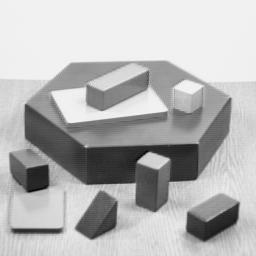
#> input picture NguyenDinhDuong_18020390_buoi4/images/blox.jpg, 256 x 256 px
$ python 1_inverse_image.py
#> lines starting #> are read from the running program, lines starting #| are printed output that depends on the picture
import cv2
import numpy as np
from matplotlib import pyplot as plt

# # the function of inverse image
def inverseImage(gray):
    ## Convert the gray image to invert image gray
    # the input : gray scale image
    h, w = gray.shape
    mask = 255 * np.ones([h,w], dtype=np.uint8)
    inv_img = mask - gray

    return inv_img


if __name__ == "__main__":
    # Read the image
    img = cv2.imread("images/blox.jpg")
#> img is the input picture: shape (256, 256, 3); min 0, max 252, mean 182.8

    #convert image to grayscale
    gray = cv2.cvtColor(img, cv2.COLOR_BGR2GRAY)

    # inverse the image
    inv_img = inverseImage(gray)
#> in inverseImage, `inv_img = mask - gray`:
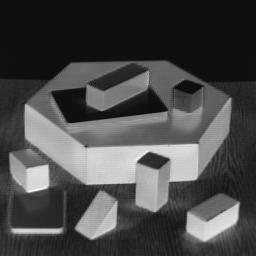
#> inv_img: shape (256, 256); min 3, max 255, mean 72.2

    # the titles in matplotlib
    titles = ['Original Image','Gray Scale', 'Inverse Image']
    images = [img, gray, inv_img]

    for i in range (3):
        plt.subplot(1,3,i+1), plt.imshow(images[i],'gray')
        plt.title(titles[i])
        plt.xticks([]), plt.yticks([])

    plt.show()
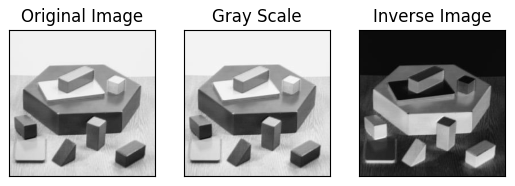
#> figure drawn by matplotlib, 3 panels

    # #show the image
    # cv2.imshow("Original",gray)
    # cv2.imshow("Inverse Image", inv_img)
    # cv2.waitKey(0)

$ run again, with NguyenDinhDuong_18020390_buoi4/images/smarties.png saved as NguyenDinhDuong_18020390_buoi4/images/blox.jpg
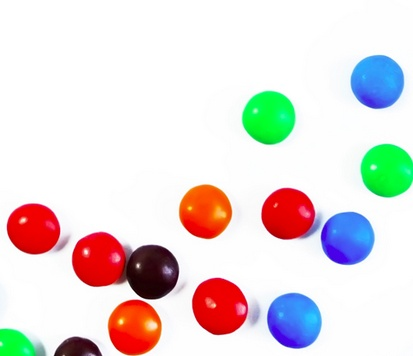
#> input picture NguyenDinhDuong_18020390_buoi4/images/smarties.png, 413 x 356 px
#> img is the input picture: shape (356, 413, 3); mean B, G, R 219.1, 220.4, 228.8
#> in inverseImage, `inv_img = mask - gray`:
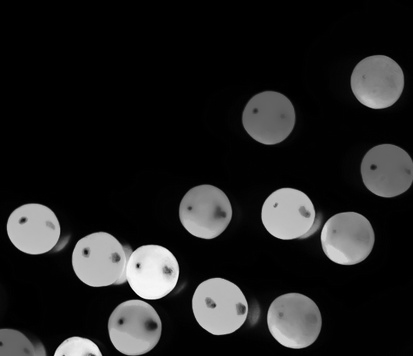
#> inv_img: shape (356, 413); min 0, max 250, mean 32.3
#> `plt.show()`:
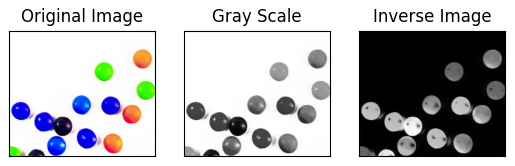
#> figure drawn by matplotlib, 3 panels; B, G, R data is drawn as R, G, B
